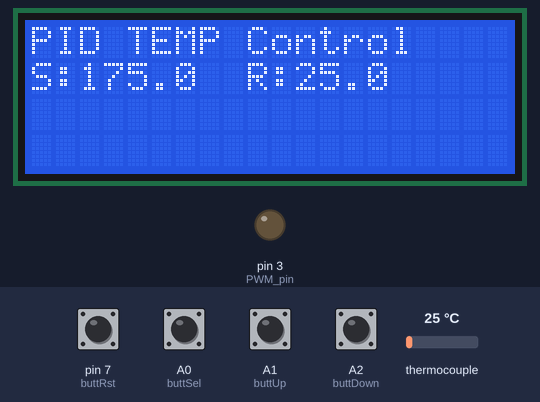
A sketch run on a simulated Arduino Uno, built with avr-gcc and run on an emulated ATmega328P. Parts: 20×4 character LCD, output pins drawn as LEDs (lit = HIGH). Inputs (shaded band) come from the test bench; at power-on: pin 7 (buttRst) HIGH, A0 (buttSel), A1 (buttUp), A2 (buttDown) LOW, thermocouple 25 °C. What the sketch prints to the serial monitor is not drawn.

Above: at 3.2 s.
3.3 s: pin 7 (buttRst) pulled LOW for 0.4 s
At 3.54 s:
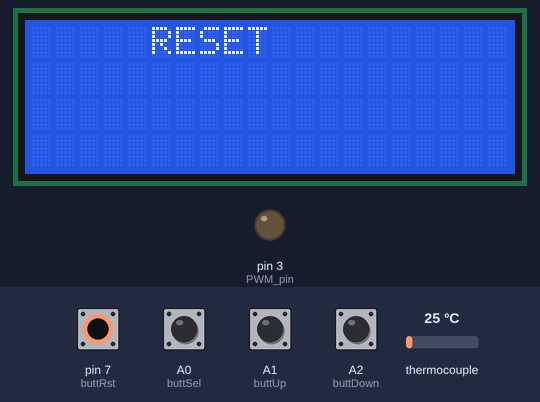
5.2 s: A0 (buttSel) pulled HIGH for 0.4 s
At 6.7 s:
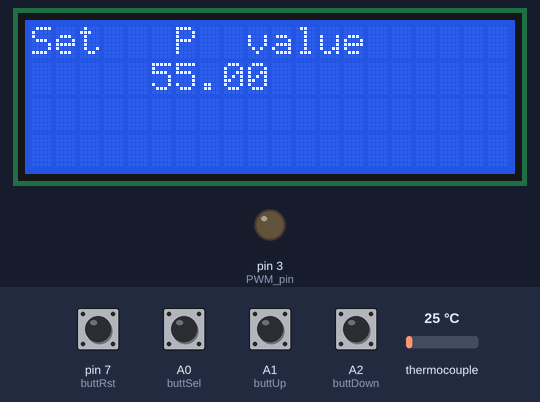
7.1 s: A1 (buttUp) pulled HIGH for 0.4 s
10.5 s: A0 (buttSel) pulled HIGH for 1 s
At 11.3 s:
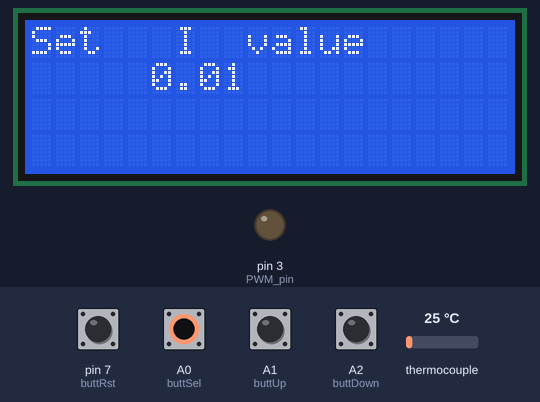
13.0 s: A0 (buttSel) pulled HIGH for 0.4 s
At 14.5 s:
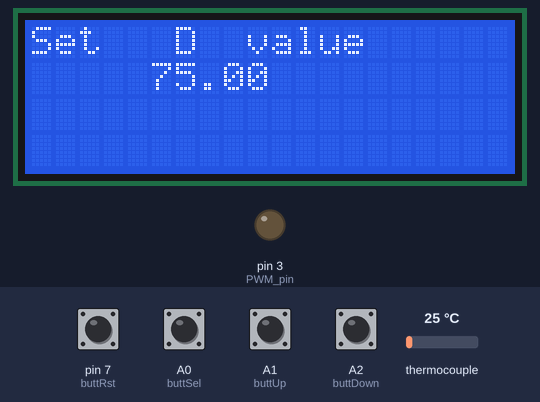
14.9 s: thermocouple set to 75 °C
At 15.37 s:
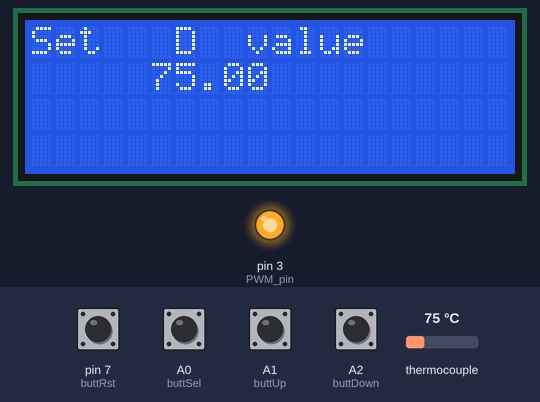
Timing chart, 0 to 17.9 s (numbered marks = the images above; inputs shaded):
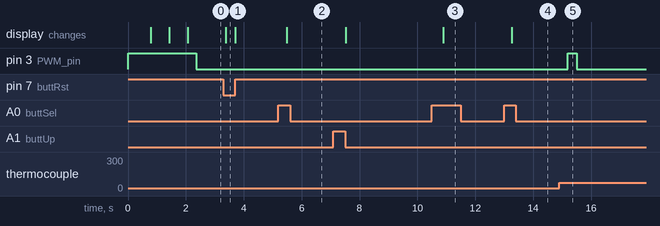

The sketch:

main.ino
```cpp
#include <JC_Button.h>
#include <MAX6675_Thermocouple.h>
#include <Wire.h>
#include <LiquidCrystal_I2C.h>
#include <EEPROM.h>

#define SCK_PIN         4
#define CS_PIN          5
#define SO_PIN          2
// #define READINGS_NUMBER 7
// #define DELAY_TIME      15

MAX6675_Thermocouple* thermocouple = NULL;
LiquidCrystal_I2C lcd(0x27,20,4);  //sometimes the adress is not 0x3f. Change to 0x27 if it dosn't work.

//Pins
int PWM_pin = 3;

// Set Point
float set_temperature = 175;

//Variables
float suhu = 0.0;
float PID_error = 0;
float previous_error = 0;
float elapsedTime, Time, timePrev;
int PID_value = 0, signal_value = 0, temp_hold = 52;
bool buttUpFlag = false, buttDownFlag = false,buttSelFlag = false;
int menu = 0;

//button
#define buttUp    A1    //PC1 PCINT9  PCIE1
#define buttDown  A2    //PC2 PCINT10 PCIE1
#define buttSel   A0    //PC0 PCINT8  PCIE1
#define buttRst   7

Button myBtn(buttRst);

//PID constants
//from zero           10  0.035  40
//from minimum value  q
float kp = 55, ki = 0.01, kd = 75;
float fix_kp = 0.0, fix_ki = 0.0, fix_kd = 0.0, fix_set_temperature= 0.0;
float PID_p = 0, PID_i = 0, PID_d = 0;

void setup() {
  Serial.begin(57600);
//  thermocouple = new MAX6675_Thermocouple(
//   SCK_PIN, CS_PIN, SO_PIN,
//   READINGS_NUMBER, DELAY_TIME
//  );
  thermocouple = new MAX6675_Thermocouple(SCK_PIN, CS_PIN, SO_PIN);

  // register button
  PCICR   |= (1 << PCIE1) ;
  PCMSK1  |= (1 << PCINT8) | (1 << PCINT9) | (1 << PCINT10);

  pinMode(buttUp, INPUT);
  pinMode(buttDown, INPUT);
  pinMode(buttSel, INPUT);
  pinMode(PWM_pin,OUTPUT);

  // pin 3 and 11 PWM frequency of 928.5 Hz
  TCCR2B = TCCR2B & 0b11111000 | 0x03;  //0x03;

  analogWrite(PWM_pin, 255);

  myBtn.begin();

  fix_kp = kp;
  fix_ki = ki;
  fix_kd = kd;
  fix_set_temperature = set_temperature;

  lcd.init();
  lcd.backlight();
  lcd.setCursor(2,0);
  lcd.print("PLEASE WAIT!");
  delay(700);
  lcd.clear();
  lcd.setCursor(2,0);
  lcd.print("SYSTEM READY");
  delay(600);
  lcd.clear();
  lcd.setCursor(0,0);
  lcd.print("PID TEMP Control");
  lcd.setCursor(0,1);
  lcd.print(" KELOMPOK - 2 ");
  delay(600);

  Time = millis();
}

void loop() {
  myBtn.read();
  if(myBtn.wasPressed()){
    lcd.clear();
    lcd.setCursor(5,0);
    lcd.print("RESET");
    set_temperature = fix_set_temperature;
    // kp = fix_kp;
    // ki = fix_ki;
    // kd = fix_kd;
    // PID_p = 0;
    // PID_i = 0;
    // PID_d = 0;
    // Time = millis();
    //
    delay(300);

  }
  /*==================================================================
                        READ REAL TEMPERATURE
  ===================================================================*/
  suhu = thermocouple->readCelsius();

/*==================================================================
                           PID VALUE CALC
  ===================================================================*/
  PID_error = set_temperature - suhu;

  //calculate Proportional value value
  PID_p = kp * PID_error;

  //calculate Ingtegral value
  PID_i = PID_i + (ki * PID_error);


  //calculate Derivative value
  //For derivative we need real time to calculate speed change rate
  timePrev = Time;                            // the previous time is stored before the actual time read
  Time = millis();                            // actual time read
  elapsedTime = (Time - timePrev) / 1000;

  PID_d = kd * ((PID_error - previous_error) / elapsedTime);

  //total PID value, sum of P + I + D
  PID_value = PID_p + PID_i + PID_d;

  //define PWM range between 0 and 255, for maximum power
  if(PID_value < 50){
    PID_value += temp_hold;
    Serial.println("++");
  }
  if(PID_value < 0){
    PID_value = 0;
  }
  if(PID_value > 255){
    PID_value = 255;
  }


/*==================================================================
                          SIGNAL TO HEATER
  ===================================================================*/
  signal_value = 255-PID_value;
  analogWrite(PWM_pin, signal_value);

/*==================================================================
                       VALUE FOR NEXT PID CALC
  ===================================================================*/
  previous_error = PID_error;

//  debug();
  ser_plot();

  if(buttSelFlag == true){
    menu++;
    buttSelFlag = false;
    delay(100);
  }

  if(menu > 3){
    menu = 0;
  }

  if (menu == 0){
  /*==================================================================
                                CHANGE VAL TEMP
    ===================================================================*/
    if(buttUpFlag == true){
      set_temperature++;
      buttUpFlag = false;
      delay(100);
    }
    if(buttDownFlag == true){
      set_temperature--;
      buttDownFlag = false;
      delay(100);
    }

    lcd.clear();
    lcd.setCursor(0,0);
    lcd.print("PID TEMP Control");
    lcd.setCursor(0,1);
    lcd.print("S:");
    lcd.setCursor(2,1);
    lcd.print(set_temperature,1);
    lcd.setCursor(9,1);
    lcd.print("R:");
    lcd.setCursor(11,1);
    lcd.print(suhu,1);
  }

  if (menu == 1){
    if(buttUpFlag == true){
      kp++;
      buttUpFlag = false;
      delay(100);
    }
    if(buttDownFlag == true){
      kp--;
      buttDownFlag = false;
      delay(100);
    }
      lcd.clear();
      lcd.setCursor(0,0);
      lcd.print("Set   P  value  ");
      lcd.setCursor(5,1);
      lcd.print(kp);
  }

  if (menu == 2){
    if(buttUpFlag == true){
      ki += 0.1;
      buttUpFlag = false;
      delay(100);
    }
    if(buttDownFlag == true){
      ki -= 0.1;
      buttDownFlag = false;
      delay(100);
    }
      lcd.clear();
      lcd.setCursor(0,0);
      lcd.print("Set   I  value  ");
      lcd.setCursor(5,1);
      lcd.print(ki);
  }

  if (menu == 3){
    if(buttUpFlag == true){
      kd++;
      buttUpFlag = false;
      delay(100);
    }
    if(buttDownFlag == true){
      kd--;
      buttDownFlag = false;
      delay(100);
    }
      lcd.clear();
      lcd.setCursor(0,0);
      lcd.print("Set   D  value  ");
      lcd.setCursor(5,1);
      lcd.print(kd);
  }
  delay(300);
}
```

button.ino
```cpp
ISR(PCINT1_vect){
  if(PINC & 0b00000001){
    buttSelFlag = true;
  }
  if(PINC & 0b00000010){
    buttUpFlag = true;
  }
  if(PINC & 0b00000100){
    buttDownFlag = true;
  }
}
```

debug.ino
```cpp
void debug(){
  Serial.print("suhu = " + String(suhu) + " \t");

  Serial.print("PID_error = " + String(PID_error) + " \t");
  Serial.print("PID_p = " + String(PID_p) + " \t");
  Serial.print("PID_i = " + String(PID_i) + " \t");
  Serial.print("PID_d = " + String(PID_d) + " \t");

  Serial.print("PID_value = " + String(PID_value) + " \t");
  Serial.println("signal_value = " + String(signal_value) + " \t");
}
```

ser_plot.ino
```cpp
void ser_plot(){
  Serial.println(suhu);
}
```

Measured:
- after the input at 3.3 s, the display: changes after 0.07 s (image 1)
- after the input at 5.2 s, the display: changes after 0.28 s (image 2)
- after the input at 10.5 s, the display: changes after 0.39 s (image 3)
- after the input at 13.0 s, the display: changes after 0.26 s (image 4)
- after the input at 14.9 s, pin 3 (PWM_pin): LOW → HIGH after 0.29 s, → LOW 0.33 s later
